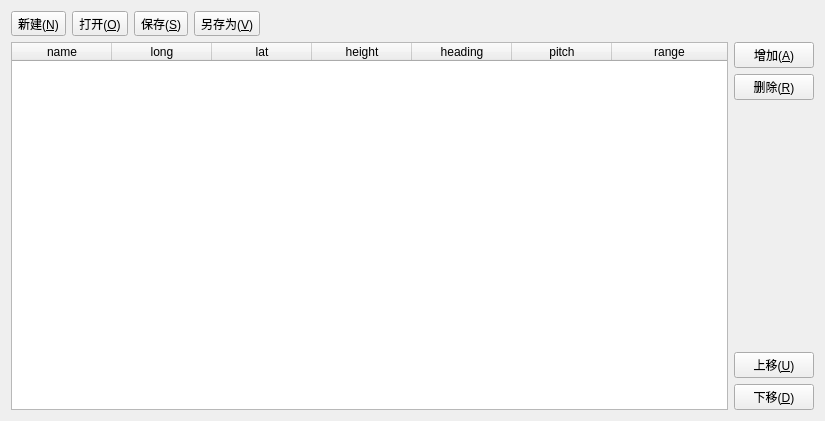
<?xml version="1.0" encoding="UTF-8"?>
<ui version="4.0">
 <class>ByyViewpointEditWidget</class>
 <widget class="QWidget" name="ByyViewpointEditWidget">
  <property name="geometry">
   <rect>
    <x>0</x>
    <y>0</y>
    <width>825</width>
    <height>421</height>
   </rect>
  </property>
  <property name="windowTitle">
   <string>视点制作</string>
  </property>
  <layout class="QVBoxLayout" name="verticalLayout_2">
   <item>
    <layout class="QHBoxLayout" name="horizontalLayout">
     <item>
      <widget class="QToolButton" name="newButton">
       <property name="text">
        <string>新建(&amp;N)</string>
       </property>
       <property name="iconSize">
        <size>
         <width>32</width>
         <height>32</height>
        </size>
       </property>
       <property name="toolButtonStyle">
        <enum>Qt::ToolButtonTextUnderIcon</enum>
       </property>
      </widget>
     </item>
     <item>
      <widget class="QToolButton" name="openButton">
       <property name="text">
        <string>打开(&amp;O)</string>
       </property>
       <property name="iconSize">
        <size>
         <width>32</width>
         <height>32</height>
        </size>
       </property>
       <property name="toolButtonStyle">
        <enum>Qt::ToolButtonTextUnderIcon</enum>
       </property>
      </widget>
     </item>
     <item>
      <widget class="QToolButton" name="saveButton">
       <property name="text">
        <string>保存(&amp;S)</string>
       </property>
       <property name="iconSize">
        <size>
         <width>32</width>
         <height>32</height>
        </size>
       </property>
       <property name="toolButtonStyle">
        <enum>Qt::ToolButtonTextUnderIcon</enum>
       </property>
      </widget>
     </item>
     <item>
      <widget class="QToolButton" name="saveAsButton">
       <property name="text">
        <string>另存为(&amp;V)</string>
       </property>
       <property name="iconSize">
        <size>
         <width>32</width>
         <height>32</height>
        </size>
       </property>
       <property name="toolButtonStyle">
        <enum>Qt::ToolButtonTextUnderIcon</enum>
       </property>
      </widget>
     </item>
     <item>
      <spacer name="horizontalSpacer">
       <property name="orientation">
        <enum>Qt::Horizontal</enum>
       </property>
       <property name="sizeHint" stdset="0">
        <size>
         <width>40</width>
         <height>20</height>
        </size>
       </property>
      </spacer>
     </item>
    </layout>
   </item>
   <item>
    <layout class="QHBoxLayout" name="horizontalLayout_2">
     <item>
      <widget class="QTableWidget" name="tableWidget">
       <attribute name="horizontalHeaderStretchLastSection">
        <bool>true</bool>
       </attribute>
       <attribute name="verticalHeaderVisible">
        <bool>false</bool>
       </attribute>
       <column>
        <property name="text">
         <string>name</string>
        </property>
       </column>
       <column>
        <property name="text">
         <string>long</string>
        </property>
       </column>
       <column>
        <property name="text">
         <string>lat</string>
        </property>
       </column>
       <column>
        <property name="text">
         <string>height</string>
        </property>
       </column>
       <column>
        <property name="text">
         <string>heading</string>
        </property>
       </column>
       <column>
        <property name="text">
         <string>pitch</string>
        </property>
       </column>
       <column>
        <property name="text">
         <string>range</string>
        </property>
       </column>
      </widget>
     </item>
     <item>
      <layout class="QVBoxLayout" name="verticalLayout">
       <item>
        <widget class="QPushButton" name="addButton">
         <property name="text">
          <string>增加(&amp;A)</string>
         </property>
        </widget>
       </item>
       <item>
        <widget class="QPushButton" name="removeButton">
         <property name="text">
          <string>删除(&amp;R)</string>
         </property>
        </widget>
       </item>
       <item>
        <spacer name="verticalSpacer">
         <property name="orientation">
          <enum>Qt::Vertical</enum>
         </property>
         <property name="sizeHint" stdset="0">
          <size>
           <width>20</width>
           <height>40</height>
          </size>
         </property>
        </spacer>
       </item>
       <item>
        <widget class="QPushButton" name="moveUpButton">
         <property name="text">
          <string>上移(&amp;U)</string>
         </property>
        </widget>
       </item>
       <item>
        <widget class="QPushButton" name="moveDownButton">
         <property name="text">
          <string>下移(&amp;D)</string>
         </property>
        </widget>
       </item>
      </layout>
     </item>
    </layout>
   </item>
  </layout>
 </widget>
 <layoutdefault spacing="6" margin="11"/>
 <resources/>
 <connections/>
</ui>
